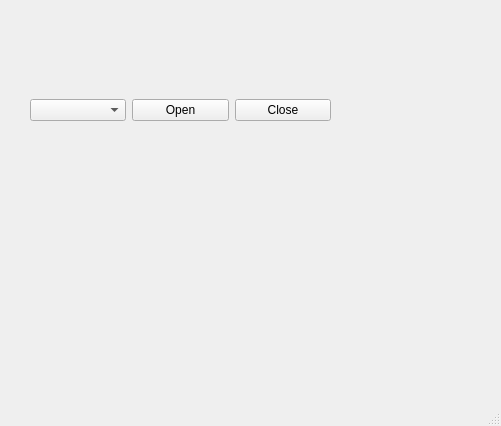
<?xml version="1.0" encoding="UTF-8"?>
<ui version="4.0">
 <class>MainWindow</class>
 <widget class="QMainWindow" name="MainWindow">
  <property name="geometry">
   <rect>
    <x>0</x>
    <y>0</y>
    <width>501</width>
    <height>426</height>
   </rect>
  </property>
  <property name="windowTitle">
   <string>MainWindow</string>
  </property>
  <widget class="QWidget" name="centralwidget">
   <widget class="QWidget" name="horizontalLayoutWidget">
    <property name="geometry">
     <rect>
      <x>30</x>
      <y>70</y>
      <width>301</width>
      <height>80</height>
     </rect>
    </property>
    <layout class="QHBoxLayout" name="horizontalLayout">
     <item>
      <widget class="QComboBox" name="comboBox"/>
     </item>
     <item>
      <widget class="QPushButton" name="btn_open">
       <property name="text">
        <string>Open</string>
       </property>
      </widget>
     </item>
     <item>
      <widget class="QPushButton" name="btn_close">
       <property name="text">
        <string>Close</string>
       </property>
      </widget>
     </item>
    </layout>
   </widget>
  </widget>
  <widget class="QStatusBar" name="statusbar"/>
 </widget>
 <resources/>
 <connections/>
</ui>
